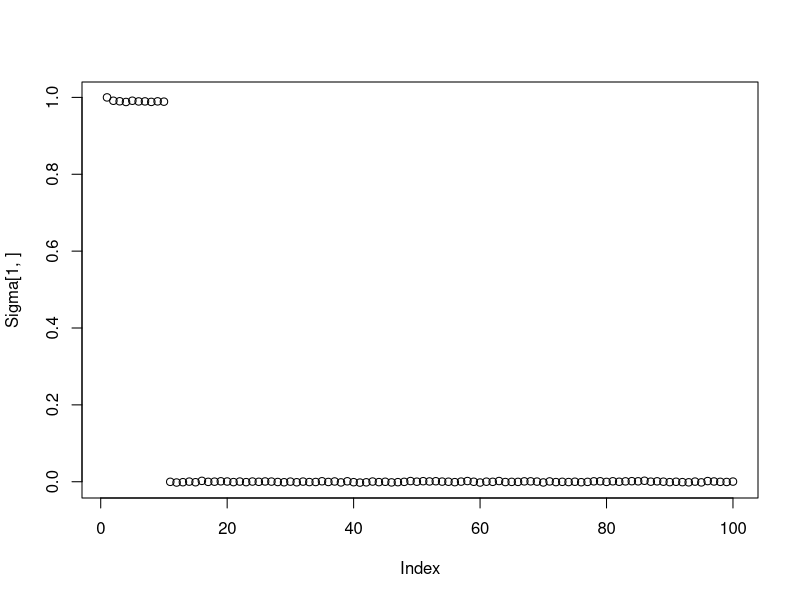
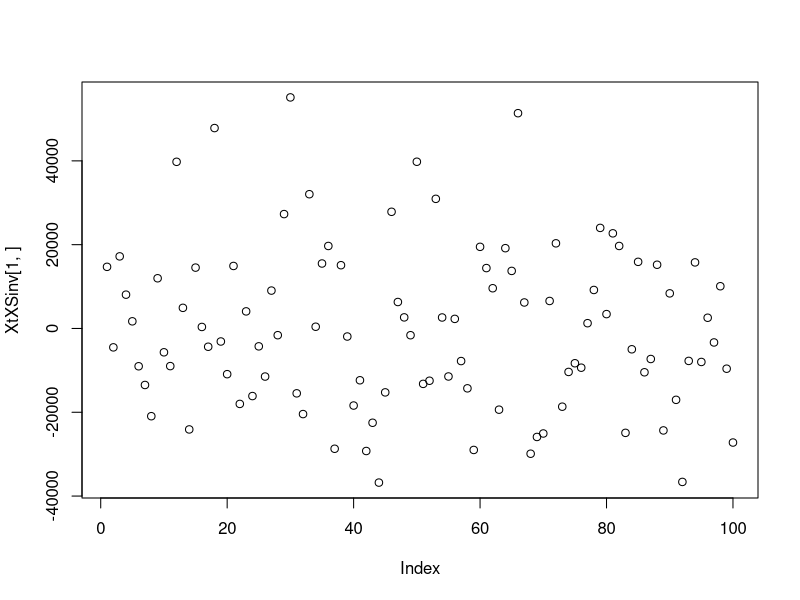
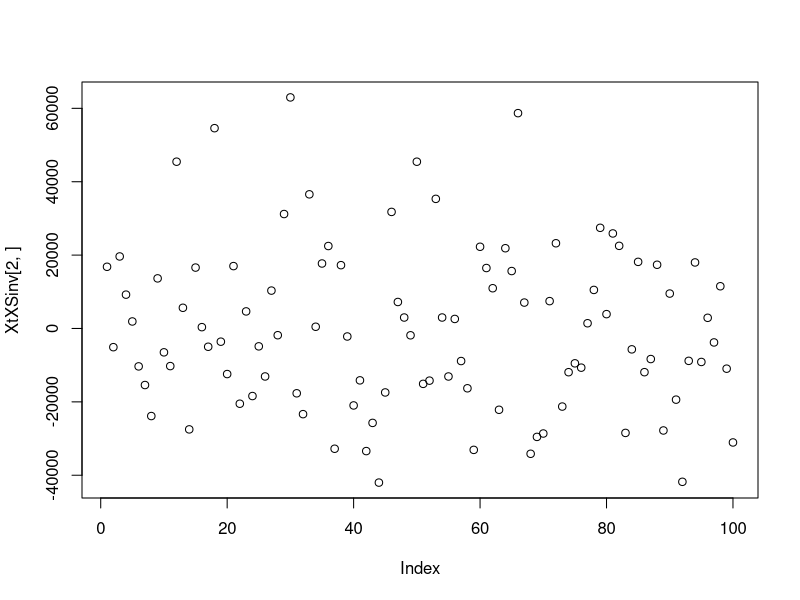
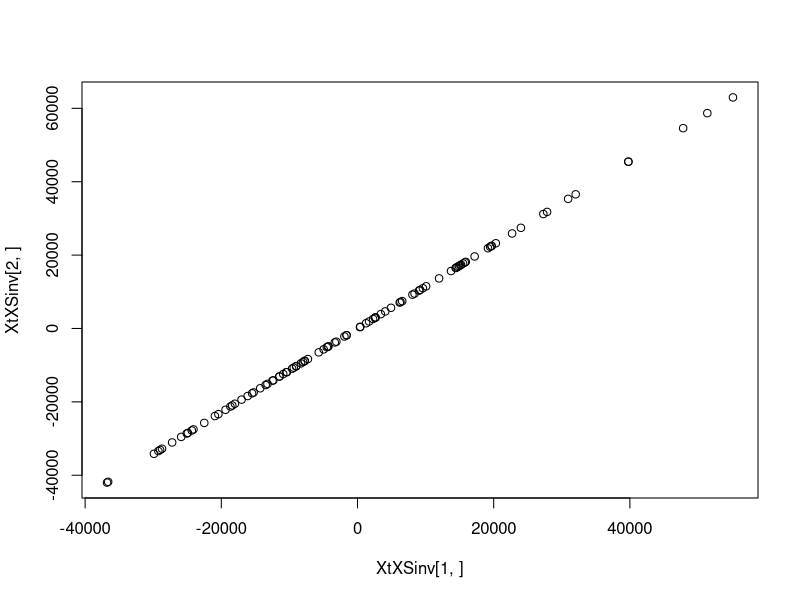
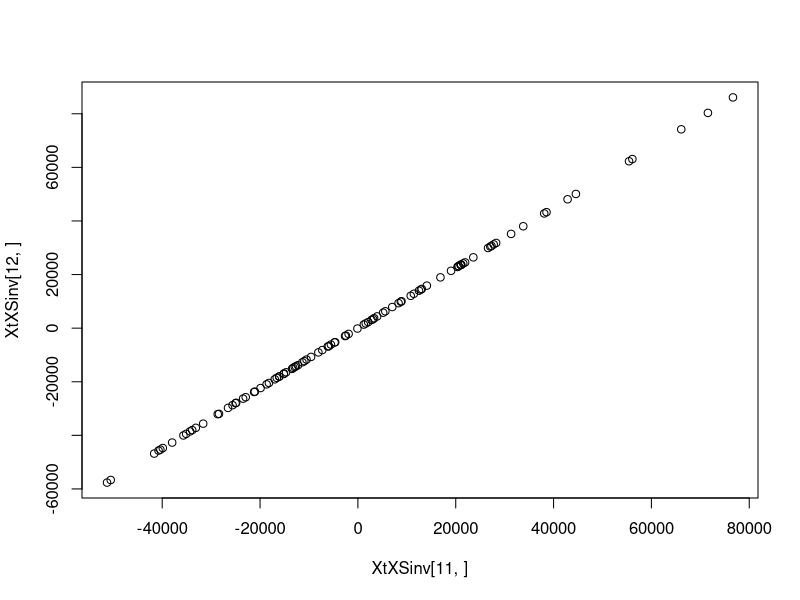
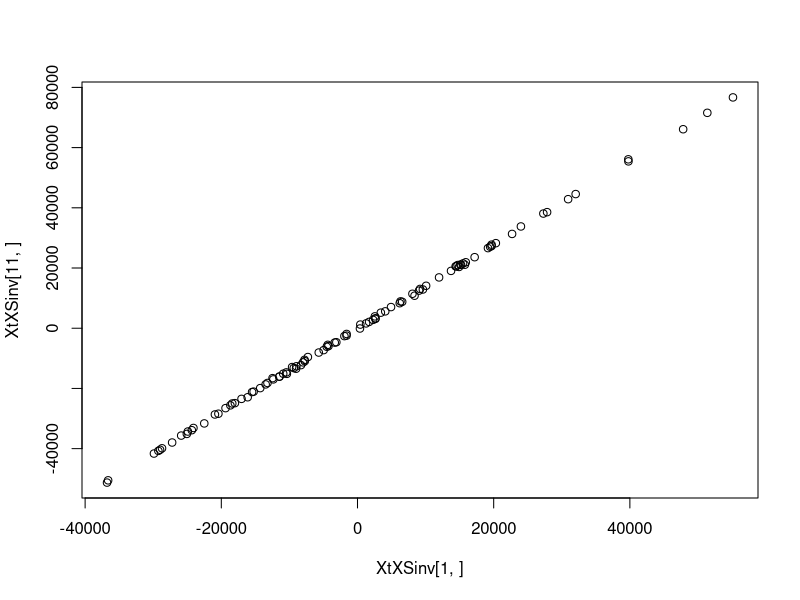
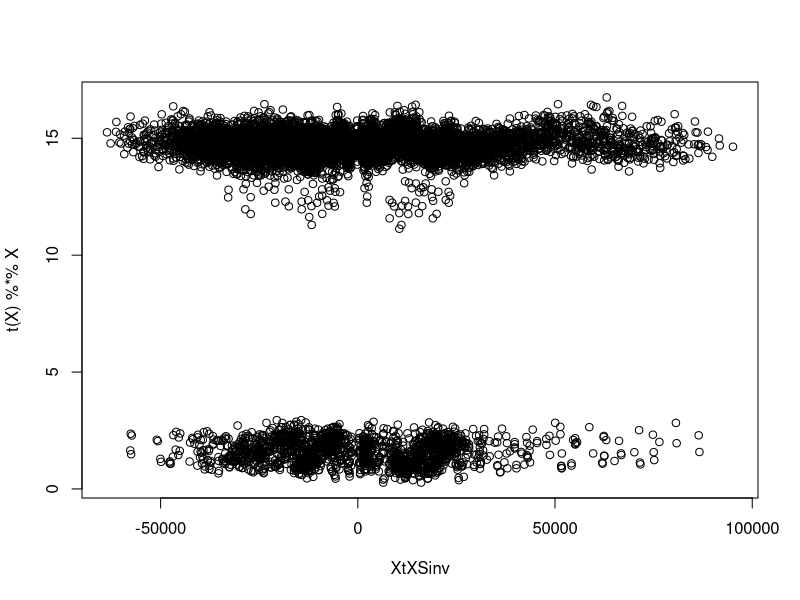

These charts were generated, in order, by the following R code:
## ---- chunk 1
p = 100
n = 10
V = matrix(rnorm(p*p),nrow=p,ncol=p)
D = rep(1,p)
V[,1] = c(rep(1,10),rep(0,90))
V[,2] = c(rep(0,10),rep(1,90))
D[1] = 100
D[2] = 100
V = t(D*t(V))
Sigma = V %*% t(V)
s = diag(Sigma)
Sigma = (1/sqrt(s)) * Sigma
Sigma = t((1/sqrt(s)) * t(Sigma))

plot(Sigma[1,])


X = mvtnorm::rmvnorm(n, sigma = Sigma)
Sinv = chol2inv(chol(Sigma))
XtXSinv = t(X) %*% X %*% Sinv

plot(XtXSinv[1,])
plot(XtXSinv[2,])
plot(XtXSinv[1,],XtXSinv[2,])

plot(XtXSinv[11,], XtXSinv[12,])
plot(XtXSinv[1,],XtXSinv[11,])

plot(XtXSinv , t(X) %*% X)
